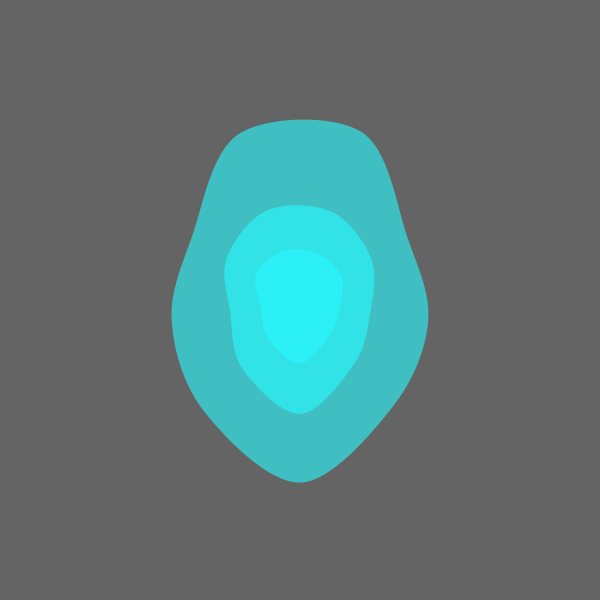
Frame 1 (no input)
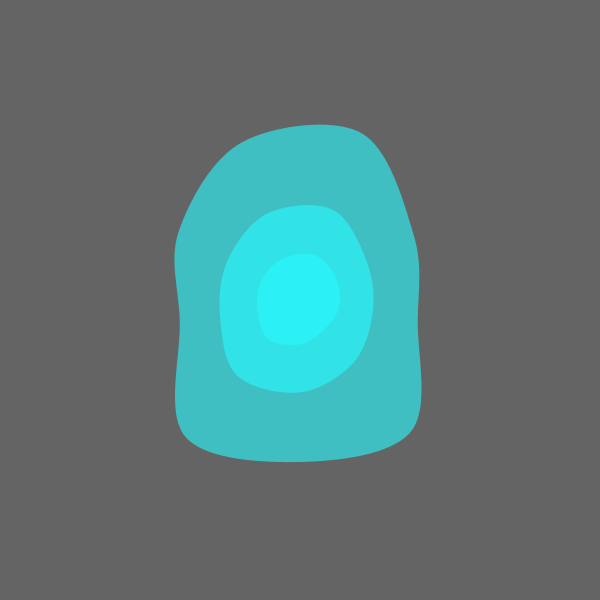
Frame 60 (the mouse pressed at the canvas centre just before this capture)
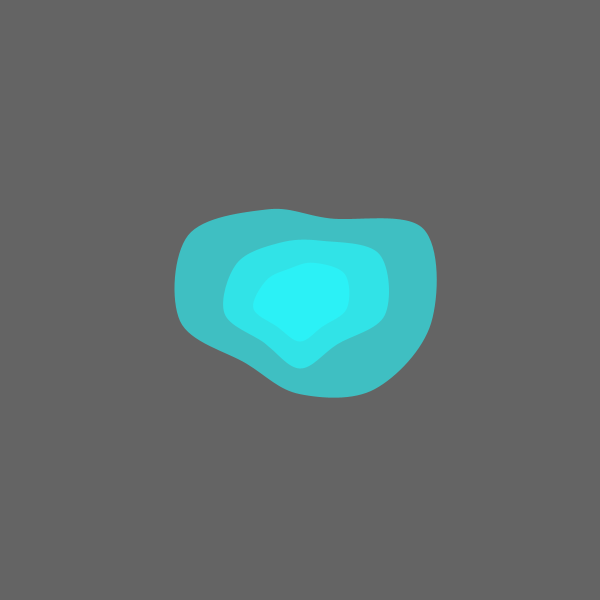
Frame 120 (the mouse held since frame 60 and released just before this capture)

The Processing sketch that drew these frames (run headless with seeded random() and noise(); from frame 60 on, the mouse is pressed at the canvas centre):

// Processing sketch: vertexCircleNoise
// ── vertexCircleNoise.pde


void setup(){
 size( 600, 600 ); 
}

void draw(){
  
  background(100);
  float cx = width / 2.0;
  float cy = height / 2.0;
  
  drawBlob( cx, cy, 250, 50, #27FAFF, 155.0, 10, 100 );
  drawBlob( cx, cy, 150, 20, #27FAFF, 155.0, 10, 300 );
  drawBlob( cx, cy, 80, 10,  #27FAFF, 155.0, 10, 400 );

}

void drawBlob( float px, float py, float maxRadius, float minRadius, color blobColor, float opacity, int resolution, int timeOffset ){
  
  float angleStep = TWO_PI / (resolution-1);
  float posX[] = new float[resolution];
  float posY[] = new float[resolution];
  
  for( int i = 0; i < resolution; i++){
    
    float angle = i * angleStep;
    posX[i] = sin( angle );
    posY[i] = cos( angle );
    
    float m = ( millis() + timeOffset ) / 1000.0;
    float n = noise( posX[i] + m/10.0, posY[i] + m/10.0, m );
    
    posX[i] = px + posX[i] * map(n,0,1,minRadius,maxRadius);
    posY[i] = py + posY[i] * map(n,0,1,minRadius,maxRadius);
    
    
  }
  
  beginShape();
  
  fill( blobColor, opacity );
  noStroke();
  drawClosedCrv( posX, posY);
  
  endShape();
  
}

void drawClosedCrv( float px[], float py[] ){
 
  for( int i = 0; i < px.length; i++){
    curveVertex( px[i], py[i] ); 
  }
  
  curveVertex( px[1], py[1] );
  curveVertex( px[2], py[2] );
  
}
